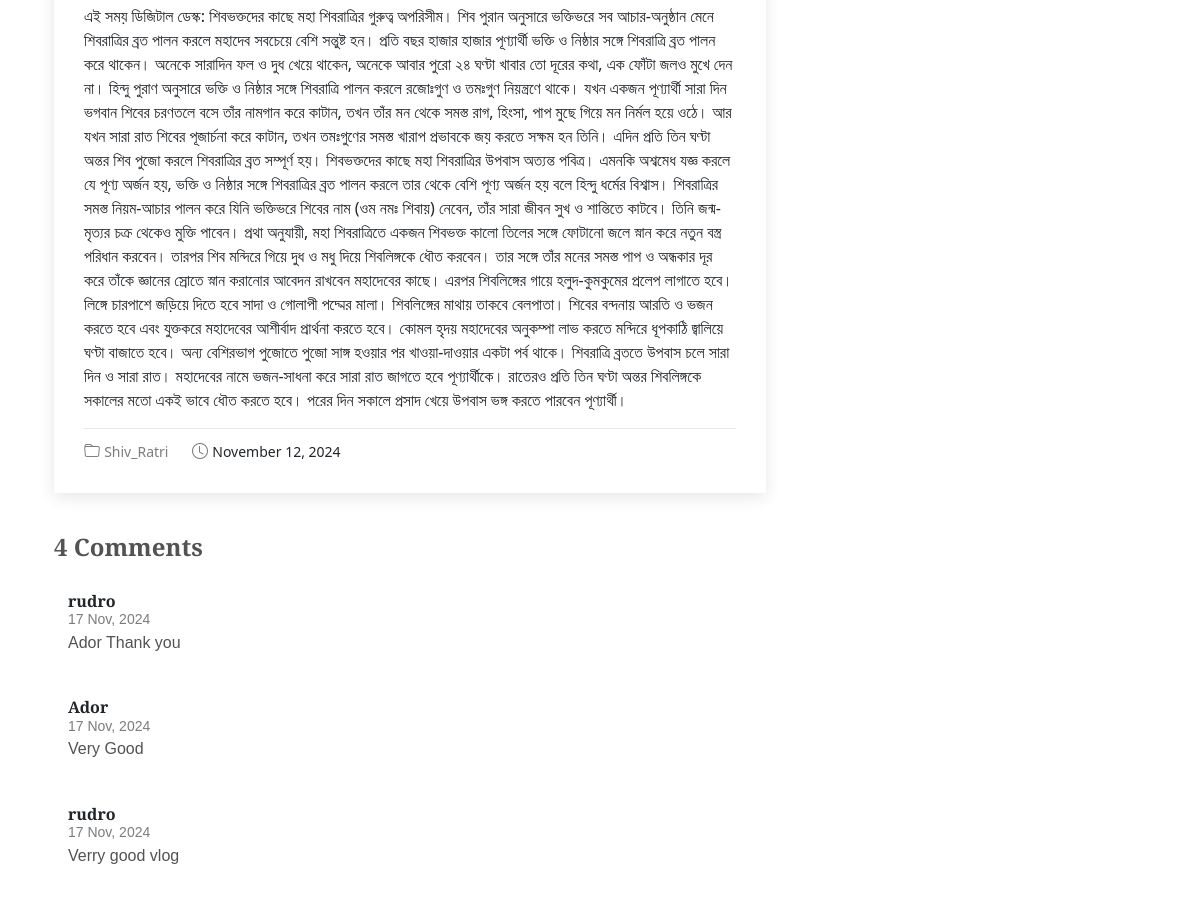
Before: /blogs/blogs/Shiv_Ratri/ (middle part) with the older database file.
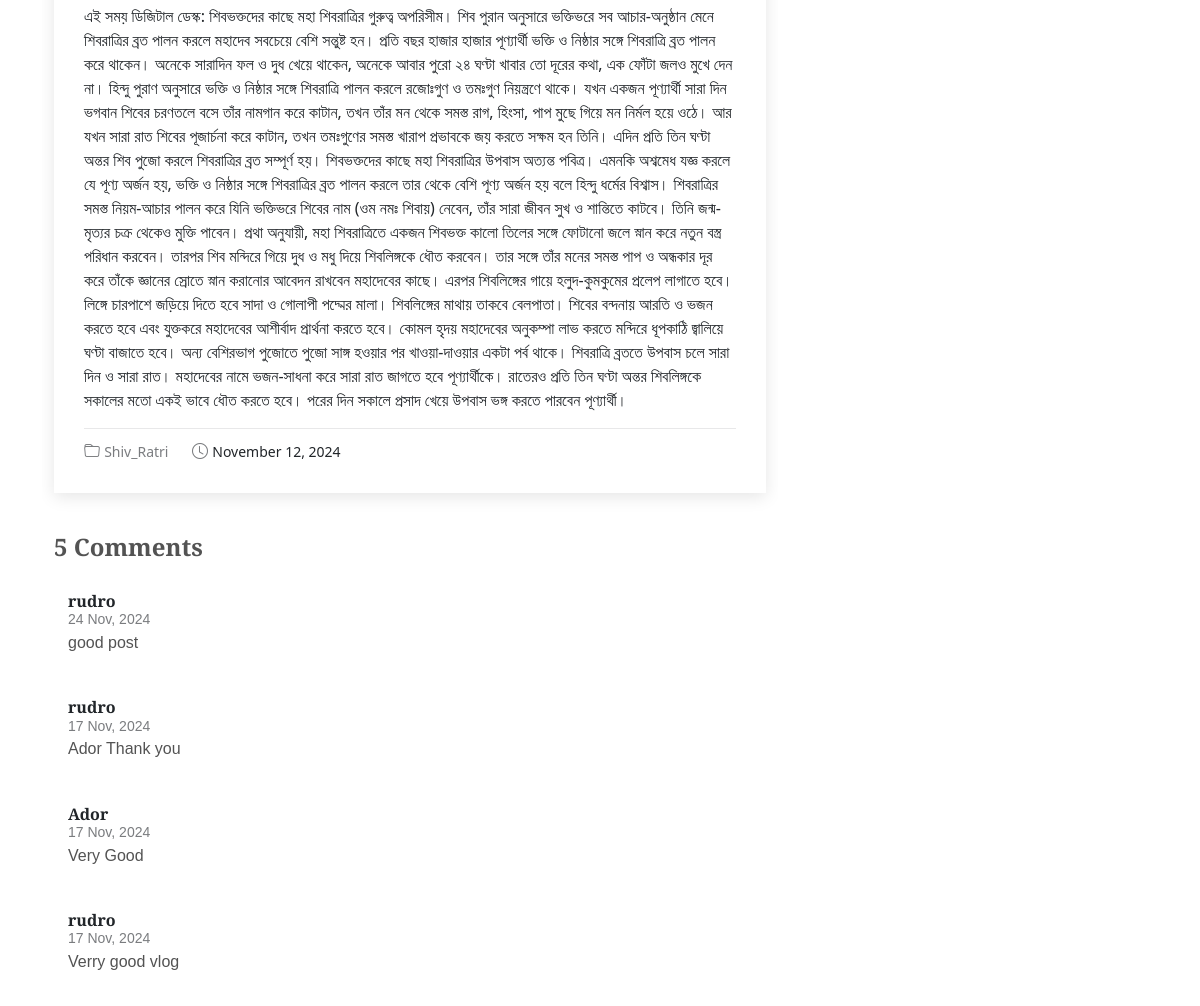
After: the same page with the newer database file.
### blogs/models.py (models this page shows, shortened)
class Comment(models.Model):
    user = models.ForeignKey(settings.AUTH_USER_MODEL, on_delete=models.CASCADE)
    blog = models.ForeignKey('home.HomeBlog', on_delete=models.CASCADE)
    comment = models.TextField()
    created_at = models.DateTimeField(auto_now_add=True)

### account/models.py (models this page shows, shortened)
class Account(AbstractBaseUser):
    first_name = models.CharField(max_length=50)
    last_name = models.CharField(max_length=50)
    username = models.CharField(max_length=20,unique= True)
    email = models.EmailField(max_length=100,unique=True)
    phone_number = models.CharField(max_length=100)
    date_join = models.DateTimeField(auto_now_add=True)
    last_login = models.DateTimeField(auto_now_add=True)
    is_admin = models.BooleanField(default=False)
    is_staff = models.BooleanField(default=False)
    is_active = models.BooleanField(default=False)
    is_superadmin = models.BooleanField(default= False)
    USERNAME_FIELD = 'email'
    REQUIRED_FIELDS = ['username','first_name','last_name',]
    objects = MyAccountManager()
    def full_name(self):
        return f'{self.first_name} {self.last_name}'

### blogs/views.py (the view)
# urls.py: path('blogs/<slug:slug>/', views.single_blog, name='single_blog'),
def single_blog(request, slug):
    blog = get_object_or_404(HomeBlog, slug=slug)
    comment = Comment.objects.filter(blog=blog).order_by('-created_at')
    context ={
        'blog': blog,
        'comment' : comment
    }
    return render(request, 'blogs/single_blog.html', context)

### templates/blogs/single_blog.html (shortened to what this page needs)
{% extends "base.html" %}
{% block content %}
<main class="main">
  <div class="container">
    <div class="row">
      <div class="col-lg-8">
        <section id="blog-details" class="blog-details section">
          <div class="container">
            <article class="article">
              <div class="content">
                <p>
                  {{blog.content}}
                </p>
              </div>
              <div class="meta-bottom">
                <i class="bi bi-folder"></i>
                <ul class="cats">
                  <li><a href="#">{{blog.slug}}</a></li>
                </ul>
                <i class="bi bi-clock"></i>
                <ul class="tags">
                  <li>{{ blog.published_date|date:"F d, Y" }}</li>
                </ul>
              </div>
            </article>
          </div>
        </section>
        <section id="blog-comments" class="blog-comments section">
          <div class="container">
              <h4 class="comments-count">{{ comment.count }} Comments</h4>
              {% for com in comment %}
                  <div id="comment-{{ com.slug }}" class="comment">
                      <div class="d-flex">
                          <div>
                              <h5><a href="">{{ com.user.username }}</a>
                              <time datetime="{{ com.created_at|date:'Y-m-d' }}">{{ com.created_at|date:'d M, Y' }}</time>
                              <p>{{ com.comment }}</p>
                          </div>
                      </div>
                  </div>
              {% empty %}
                  <p>No comments yet. Be the first to comment!</p>
              {% endfor %}
          </div>
        </section>
      </div>
      <div class="col-lg-4 sidebar">
      </div>
    </div>
  </div>
</main>
{% endblock content %}

Changed rows visible on the page:
added Comment: user.username "rudro", created_at "24 Nov, 2024", comment "good post"
Other visible differences:
{{ comment.count }}: "4" → "5"
